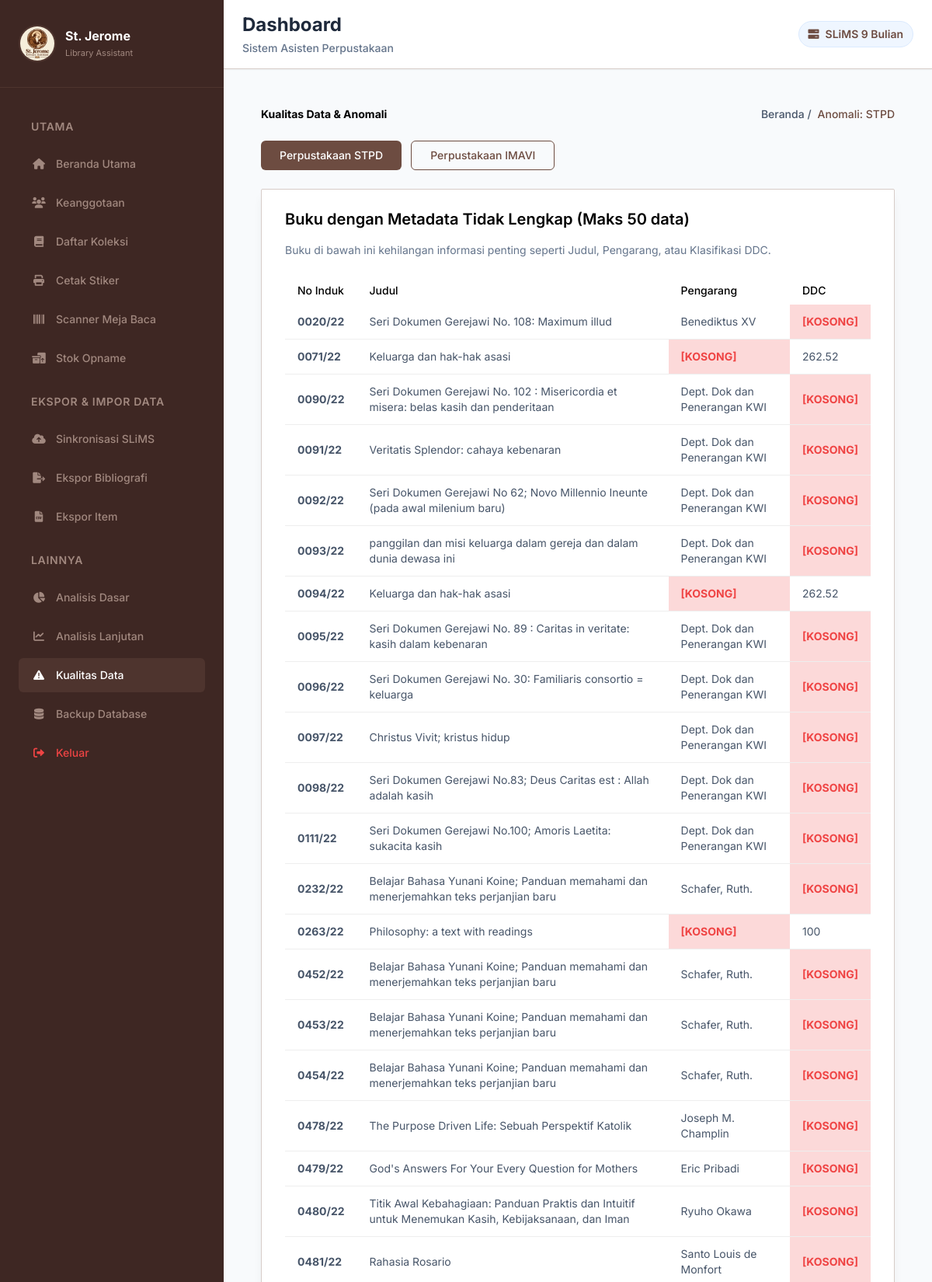
/anomali (signed in, upper part), run on the app's committed database.
### tables this page shows
CREATE TABLE buku (
        id INTEGER PRIMARY KEY AUTOINCREMENT,
        no_induk TEXT UNIQUE NOT NULL,
        judul TEXT NOT NULL,
        gmd TEXT DEFAULT 'Text',
        edisi TEXT,
        isbn TEXT,
        penerbit TEXT,
        tahun_terbit TEXT,
        deskripsi_fisik TEXT,
        judul_seri TEXT,
        klasifikasi TEXT,
        cutter TEXT,
        huruf_judul TEXT,
        bahasa TEXT DEFAULT 'Indonesia',
        tempat_terbit TEXT,
        copy_ke INTEGER DEFAULT 1,
        catatan TEXT,
        pengarang TEXT,
        subjek TEXT,
        status_buku TEXT DEFAULT 'BELI',
        lokasi TEXT DEFAULT 'STPD',
        tgl_terima TEXT
    );

### app.py (the view)
@app.route('/anomali')
@login_required
def anomali():
    lokasi = request.args.get('lokasi', 'STPD')
    conn = database.get_db_connection()
    metadata_cacat = conn.execute("""
        SELECT no_induk, judul, pengarang, klasifikasi
        FROM buku
        WHERE lokasi = ? AND
        (klasifikasi IS NULL OR klasifikasi = '' OR pengarang IS NULL OR pengarang = '' OR judul IS NULL OR judul = '')
        LIMIT 50
    """, (lokasi,)).fetchall()
    page = int(request.args.get('page', 1))
    per_page = 5
    offset = (page - 1) * per_page
    total_anomalies_query = conn.execute("""
        SELECT COUNT(DISTINCT judul) FROM buku
        WHERE lokasi = ? AND klasifikasi != ''
        GROUP BY judul
        HAVING COUNT(DISTINCT klasifikasi) > 1
    """, (lokasi,)).fetchall()
    total_pages = (len(total_anomalies_query) // per_page) + (1 if len(total_anomalies_query) % per_page > 0 else 0)
    titles_with_inconsistency = conn.execute("""
        SELECT judul FROM buku
        WHERE lokasi = ? AND klasifikasi != ''
        GROUP BY judul
        HAVING COUNT(DISTINCT klasifikasi) > 1
        LIMIT ? OFFSET ?
    """, (lokasi, per_page, offset)).fetchall()
    inkonsistensi_dict = {}
    for t in titles_with_inconsistency:
        judul = t['judul']
        exemplars = conn.execute("""
            SELECT no_induk, judul, klasifikasi, pengarang, penerbit, tahun_terbit,
                   TRIM(klasifikasi || ' ' || COALESCE(cutter, '') || ' ' || COALESCE(huruf_judul, '')) as no_panggil
            FROM buku
            WHERE judul = ? AND lokasi = ?
            ORDER BY no_induk
        """, (judul, lokasi)).fetchall()
        inkonsistensi_dict[judul] = [dict(e) for e in exemplars]
    return render_template('anomali.html', lokasi=lokasi, metadata_cacat=metadata_cacat, inkonsistensi_dict=inkonsistensi_dict, page=page, total_pages=total_pages)

### app.py (called while the page is built)
def login_required(f):
    @wraps(f)
    def decorated_function(*args, **kwargs):
        if 'logged_in' not in session:
            return redirect(url_for('login', next=request.url))
        return f(*args, **kwargs)
    return decorated_function

### database.py (called while the page is built)
def get_db_connection():
    conn = sqlite3.connect(DB_NAME)
    conn.row_factory = sqlite3.Row
    return conn

### templates/anomali.html (shortened to what this page needs)
{% extends 'layout.html' %}
{% block content %}
<div class="mx-auto max-w-screen-2xl p-4 md:p-6 2xl:p-10">
    <div class="mb-6 flex flex-col gap-3 sm:flex-row sm:items-center sm:justify-between">
        <h2 class="text-title-md2 font-bold text-black dark:text-white">
            Kualitas Data & Anomali
        </h2>
        <nav>
            <ol class="flex items-center gap-2">
                <li><a class="font-medium" href="/">Beranda /</a></li>
                <li class="font-medium text-primary">Anomali: {{ lokasi }}</li>
            </ol>
        </nav>
    </div>
    <div class="mb-6 flex flex-wrap gap-3">
        <a href="/anomali?lokasi=STPD" class="inline-flex items-center justify-center rounded-md {% if lokasi == 'STPD' %}bg-primary text-white{% else %}border border-primary text-primary hover:bg-gray-2{% endif %} py-2 px-6 text-center font-medium">
            Perpustakaan STPD
        </a>
        <a href="/anomali?lokasi=IMAVI" class="inline-flex items-center justify-center rounded-md {% if lokasi == 'IMAVI' %}bg-primary text-white{% else %}border border-primary text-primary hover:bg-gray-2{% endif %} py-2 px-6 text-center font-medium">
            Perpustakaan IMAVI
        </a>
    </div>
    <div class="grid grid-cols-1 gap-4 md:mt-6 md:gap-6 2xl:mt-7.5 2xl:gap-7.5">
        <div class="rounded-sm border border-stroke bg-white px-5 pt-6 pb-2.5 shadow-default sm:px-7.5 xl:pb-1">
            <h4 class="mb-4 text-xl font-semibold text-black">
                Buku dengan Metadata Tidak Lengkap (Maks 50 data)
            </h4>
            <p class="text-sm text-slate-500 mb-6">Buku di bawah ini kehilangan informasi penting seperti Judul, Pengarang, atau Klasifikasi DDC.</p>
            <div class="max-w-full overflow-x-auto">
                <table class="w-full table-auto text-sm">
                    <thead>
                        <tr class="bg-gray-2 text-left">
                            <th class="py-2 px-4 font-medium text-black">No Induk</th>
                            <th class="py-2 px-4 font-medium text-black">Judul</th>
                            <th class="py-2 px-4 font-medium text-black">Pengarang</th>
                            <th class="py-2 px-4 font-medium text-black">DDC</th>
                        </tr>
                    </thead>
                    <tbody>
                        {% for b in metadata_cacat %}
                        <tr>
                            <td class="border-b border-[#eee] py-3 px-4 font-bold">{{ b.no_induk }}</td>
                            <td class="border-b border-[#eee] py-3 px-4 {% if not b.judul %}bg-danger/20 text-danger font-bold{% endif %}">{{ b.judul or '[KOSONG]' }}</td>
                            <td class="border-b border-[#eee] py-3 px-4 {% if not b.pengarang %}bg-danger/20 text-danger font-bold{% endif %}">{{ b.pengarang or '[KOSONG]' }}</td>
                            <td class="border-b border-[#eee] py-3 px-4 {% if not b.klasifikasi %}bg-danger/20 text-danger font-bold{% endif %}">{{ b.klasifikasi or '[KOSONG]' }}</td>
                        </tr>
                        {% else %}
                        <tr>
                            <td colspan="4" class="text-center py-4 text-slate-500">Hebat! Tidak ada metadata yang cacat di perpustakaan ini.</td>
                        </tr>
                        {% endfor %}
                    </tbody>
                </table>
            </div>
        </div>
    </div>
</div>
{% endblock %}

### static/css/style.css (style rules this page uses)
:root { --navy: #0f172a; --navy-mid: #1e293b; --navy-light: #334155; --accent: #3b82f6; --accent-dark: #2563eb; --success: #10b981; --warning: #f59e0b; --danger: #ef4444; --bg: #f1f5f9; --card-bg: #ffffff; --text-main: #0f172a; --text-muted: #64748b; --border: #e2e8f0; --sidebar-w: 260px; }
* { box-sizing: border-box; margin: 0; padding: 0; }
body { font-family: 'Inter', sans-serif; background-color: var(--bg); color: var(--text-main); display: flex; min-height: 100vh; overflow-x: hidden; }

### data on the page
buku: no_induk "0020/22", judul "Seri Dokumen Gerejawi No. 108: Maximum illud", pengarang "Benediktus XV", klasifikasi "[KOSONG]"
buku: no_induk "0071/22", judul "Keluarga dan hak-hak asasi", pengarang "[KOSONG]", klasifikasi "262.52"
buku: no_induk "0090/22", judul "Seri Dokumen Gerejawi No. 102 : Misericordia et misera: belas kasih dan penderitaan", pengarang "Dept. Dok dan Penerangan KWI", klasifikasi "[KOSONG]"
buku: no_induk "0091/22", judul "Veritatis Splendor: cahaya kebenaran", pengarang "Dept. Dok dan Penerangan KWI", klasifikasi "[KOSONG]"
buku: no_induk "0092/22", judul "Seri Dokumen Gerejawi No 62; Novo Millennio Ineunte (pada awal milenium baru)", pengarang "Dept. Dok dan Penerangan KWI", klasifikasi "[KOSONG]"
buku: no_induk "0093/22", judul "panggilan dan misi keluarga dalam gereja dan dalam dunia dewasa ini", pengarang "Dept. Dok dan Penerangan KWI", klasifikasi "[KOSONG]"
buku: no_induk "0094/22", judul "Keluarga dan hak-hak asasi", pengarang "[KOSONG]", klasifikasi "262.52"
buku: no_induk "0095/22", judul "Seri Dokumen Gerejawi No. 89 : Caritas in veritate: kasih dalam kebenaran", pengarang "Dept. Dok dan Penerangan KWI", klasifikasi "[KOSONG]"
buku: no_induk "0096/22", judul "Seri Dokumen Gerejawi No. 30: Familiaris consortio = keluarga", pengarang "Dept. Dok dan Penerangan KWI", klasifikasi "[KOSONG]"
buku: no_induk "0097/22", judul "Christus Vivit; kristus hidup", pengarang "Dept. Dok dan Penerangan KWI", klasifikasi "[KOSONG]"
buku: no_induk "0098/22", judul "Seri Dokumen Gerejawi No.83; Deus Caritas est : Allah adalah kasih", pengarang "Dept. Dok dan Penerangan KWI", klasifikasi "[KOSONG]"
buku: no_induk "0111/22", judul "Seri Dokumen Gerejawi No.100; Amoris Laetita: sukacita kasih", pengarang "Dept. Dok dan Penerangan KWI", klasifikasi "[KOSONG]"
buku: no_induk "0232/22", judul "Belajar Bahasa Yunani Koine; Panduan memahami dan menerjemahkan teks perjanjian baru", pengarang "Schafer, Ruth.", klasifikasi "[KOSONG]"
buku: no_induk "0263/22", judul "Philosophy: a text with readings", pengarang "[KOSONG]", klasifikasi "100"
buku: no_induk "0452/22", judul "Belajar Bahasa Yunani Koine; Panduan memahami dan menerjemahkan teks perjanjian baru", pengarang "Schafer, Ruth.", klasifikasi "[KOSONG]"
buku: no_induk "0453/22", judul "Belajar Bahasa Yunani Koine; Panduan memahami dan menerjemahkan teks perjanjian baru", pengarang "Schafer, Ruth.", klasifikasi "[KOSONG]"
buku: no_induk "0454/22", judul "Belajar Bahasa Yunani Koine; Panduan memahami dan menerjemahkan teks perjanjian baru", pengarang "Schafer, Ruth.", klasifikasi "[KOSONG]"
buku: no_induk "0478/22", judul "The Purpose Driven Life: Sebuah Perspektif Katolik", pengarang "Joseph M. Champlin", klasifikasi "[KOSONG]"
buku: no_induk "0479/22", judul "God's Answers For Your Every Question for Mothers", pengarang "Eric Pribadi", klasifikasi "[KOSONG]"
buku: no_induk "0480/22", judul "Titik Awal Kebahagiaan: Panduan Praktis dan Intuitif untuk Menemukan Kasih, Kebijaksanaan, dan Iman", pengarang "Ryuho Okawa", klasifikasi "[KOSONG]"
buku: no_induk "0481/22", judul "Rahasia Rosario", pengarang "Santo Louis de Monfort", klasifikasi "[KOSONG]"

### other printed values
{{ lokasi }} "STPD"
